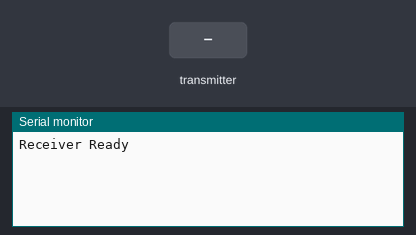
This sketch was run on a simulated ESP32. Shown: the last lines printed to the serial monitor. The inputs (shaded band) are chosen by the test bench.

Above: at 2.7 s.
2.8 s: the transmitter starts sending msg = 0
At 3.16 s:
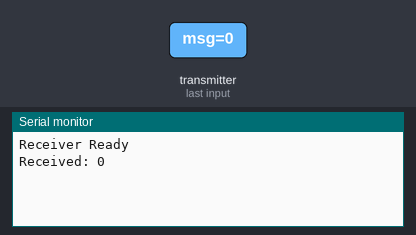
4.8 s: the transmitter starts sending msg = 1
At 5.16 s:
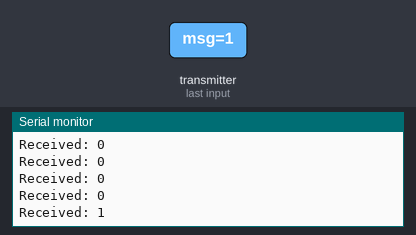

The sketch:

receiver_code.ino
```cpp
#include <esp_now.h>
#include <WiFi.h>

typedef struct {
  char msg[100];
} Packet;

void OnReceive(const esp_now_recv_info *info,
               const uint8_t *incomingData,
               int len) {

  Packet data;
  memcpy(&data, incomingData, sizeof(data));

  Serial.print("Received: ");
  Serial.println(data.msg);
}

void setup() {
  Serial.begin(115200);
  delay(1500);

  WiFi.mode(WIFI_STA);

  if (esp_now_init() != ESP_OK) {
    Serial.println("ESP-NOW Init Failed");
    return;
  }

  esp_now_register_recv_cb(OnReceive);
  Serial.println("Receiver Ready");
}

void loop() {}
```

Measured:
- after the input at 2.8 s, the serial monitor: prints a new line after 0.05 s (image 1)
- after the input at 4.8 s, the serial monitor: prints a new line after 0.05 s (image 2)
